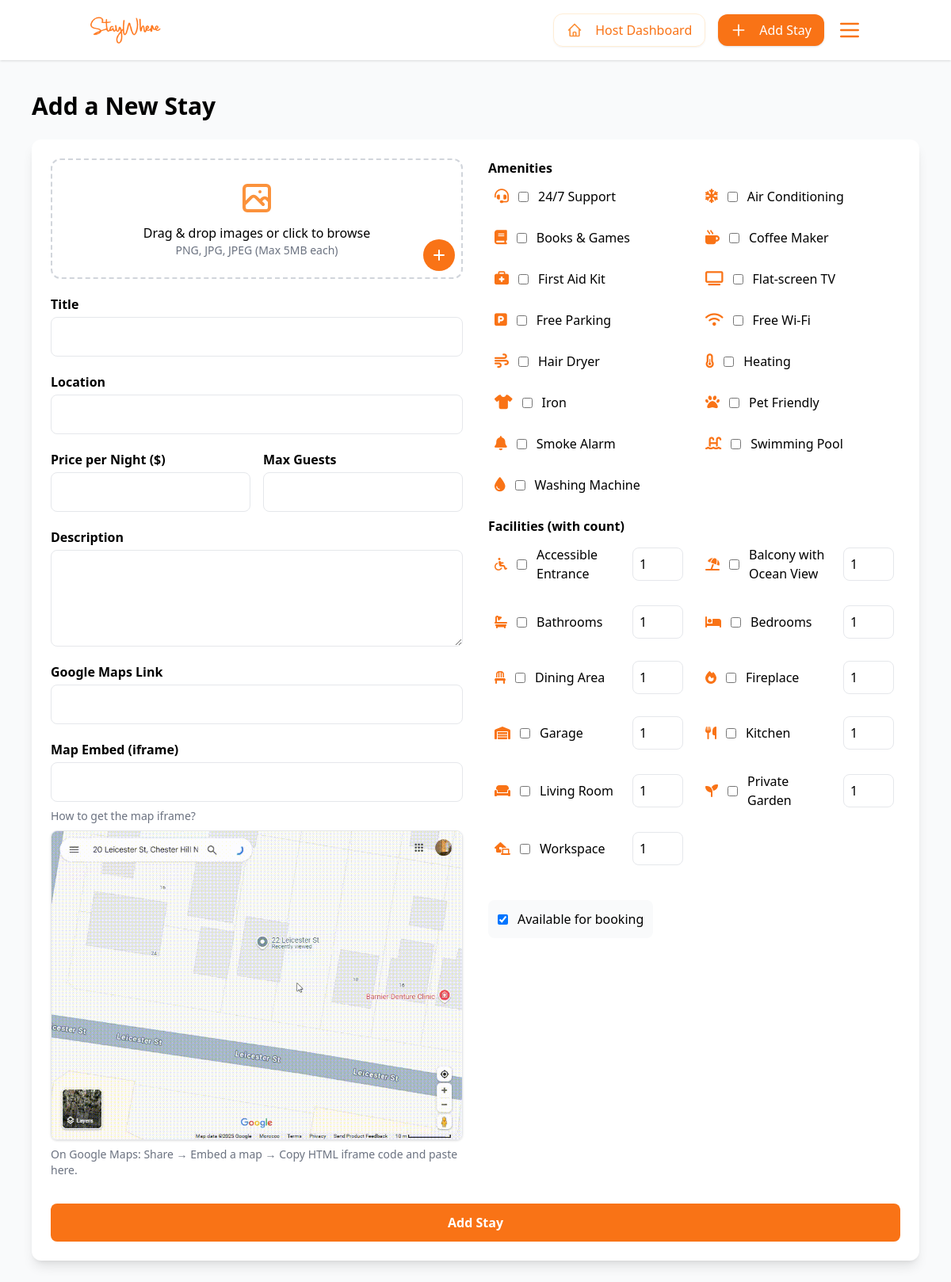
The page /add-stay.php (signed in) on the database its author committed.
### tables this page shows
CREATE TABLE `amenities` (
  `id` bigint(20) UNSIGNED NOT NULL,
  `name` varchar(255) NOT NULL,
  `icon_url` varchar(255) DEFAULT NULL,
  `created_at` timestamp NULL DEFAULT NULL,
  `updated_at` timestamp NULL DEFAULT NULL
);

CREATE TABLE `facilities` (
  `id` bigint(20) UNSIGNED NOT NULL,
  `name` varchar(255) NOT NULL,
  `icon_url` varchar(255) DEFAULT NULL,
  `created_at` timestamp NULL DEFAULT NULL,
  `updated_at` timestamp NULL DEFAULT NULL
);

### add-stay.php (the view, shortened to what this page needs)
<?php
include_once 'headers/header.php';
$amenities = $pdo->query("SELECT id, name, icon_url FROM amenities ORDER BY name ASC")->fetchAll(PDO::FETCH_ASSOC);
$facilities = $pdo->query("SELECT id, name, icon_url FROM facilities ORDER BY name ASC")->fetchAll(PDO::FETCH_ASSOC);
?>
<!DOCTYPE html>
<html lang="en">
<head>
    <link rel="stylesheet" href="https://cdnjs.cloudflare.com/ajax/libs/font-awesome/6.5.0/css/all.min.css" />
    <script src="https://cdn.tailwindcss.com"></script>
</head>
<body class="bg-gray-50 min-h-screen">
    <div class="container mx-auto px-4 py-10 max-w-6xl">
        <h1 class="text-3xl font-bold mb-6">Add a New Stay</h1>
        <form method="POST" enctype="multipart/form-data" class="bg-white p-6 rounded-xl shadow-lg">
            <div class="grid grid-cols-1 md:grid-cols-2 gap-8">
                <div class="space-y-5">
                    <div class="border-2 border-dashed border-gray-300 rounded-xl p-6 text-center hover:border-orange-400 transition-colors relative">
                        <label class="cursor-pointer block">
                            <div class="flex flex-col items-center justify-center">
                                <p class="mt-2 font-medium">Drag & drop images or click to browse</p>
                                <p class="text-sm text-gray-500">PNG, JPG, JPEG (Max 5MB each)</p>
                            </div>
                        </label>
                        <button type="button" class="absolute bottom-2 right-2 bg-orange-500 text-white rounded-full w-10 h-10 flex items-center justify-center hover:bg-orange-600 transition" id="add-more-images">
                            <svg xmlns="http://www.w3.org/2000/svg" class="h-6 w-6" fill="none" viewBox="0 0 24 24" stroke="currentColor">
                                <path stroke-linecap="round" stroke-linejoin="round" stroke-width="2" d="M12 6v6m0 0v6m0-6h6m-6 0H6" />
                            </svg>
                        </button>
                    </div>
                    <div>
                        <label class="block font-semibold mb-1">Title</label>
                        <input type="text" name="title" class="w-full border rounded-lg p-3 focus:ring-2 focus:ring-orange-200 focus:border-orange-400 transition" required>
                    </div>
                    <div>
                        <label class="block font-semibold mb-1">Location</label>
                        <input type="text" name="location" class="w-full border rounded-lg p-3 focus:ring-2 focus:ring-orange-200 focus:border-orange-400 transition" required>
                    </div>
                    <div class="flex gap-4">
                        <div class="flex-1">
                            <label class="block font-semibold mb-1">Price per Night ($)</label>
                            <input type="number" name="price_per_night" min="1" step="0.01" class="w-full border rounded-lg p-3 focus:ring-2 focus:ring-orange-200 focus:border-orange-400 transition" required>
                        </div>
                        <div class="flex-1">
                            <label class="block font-semibold mb-1">Max Guests</label>
                            <input type="number" name="max_guests" min="1" class="w-full border rounded-lg p-3 focus:ring-2 focus:ring-orange-200 focus:border-orange-400 transition" required>
                        </div>
                    </div>
                    <div>
                        <label class="block font-semibold mb-1">Description</label>
                        <textarea name="description" class="w-full border rounded-lg p-3 focus:ring-2 focus:ring-orange-200 focus:border-orange-400 transition" rows="4" required></textarea>
                    </div>
                    <div>
                        <label class="block font-semibold mb-1">Google Maps Link</label>
                        <input type="text" name="map_url" class="w-full border rounded-lg p-3 focus:ring-2 focus:ring-orange-200 focus:border-orange-400 transition" required>
                    </div>
                    <div>
                        <label class="block font-semibold mb-1">Map Embed (iframe)</label>
                        <input type="text" name="iframe_embed" class="w-full border rounded-lg p-3 focus:ring-2 focus:ring-orange-200 focus:border-orange-400 transition" required>
                        <div class="text-sm text-gray-500 mt-2">
                            <p>How to get the map iframe?</p>
                            <div class="mt-2">
                                <img src="images/tutorials/copy-iframe.gif" alt="Copy iframe tutorial" class="w-full border rounded-lg shadow">
                            </div>
                            <p class="mt-2">On Google Maps: Share → Embed a map → Copy HTML iframe code and paste here.</p>
                        </div>
                    </div>
                </div>
                <div class="space-y-5">
                    <div>
                        <label class="block font-semibold mb-1">Amenities</label>
                        <div class="grid grid-cols-2 gap-3">
                            <?php foreach ($amenities as $amenity): ?>
                                <label class="flex items-center gap-3 p-2 hover:bg-orange-50 rounded-lg transition">
                                    <i class="<?= htmlspecialchars($amenity['icon_url']) ?> text-orange-500 text-lg"></i>
                                    <input type="checkbox" name="amenities[]" value="<?= $amenity['id'] ?>" class="rounded text-orange-500 focus:ring-orange-400">
                                    <span><?= htmlspecialchars($amenity['name']) ?></span>
                                </label>
                            <?php endforeach; ?>
                        </div>
                    </div>
                    <div>
                        <label class="block font-semibold mb-1">Facilities (with count)</label>
                        <div class="grid grid-cols-2 gap-3">
                            <?php foreach ($facilities as $facility): ?>
                                <div class="flex items-center gap-3 p-2 hover:bg-orange-50 rounded-lg transition">
                                    <i class="<?= htmlspecialchars($facility['icon_url']) ?> text-gray-500"></i>
                                    <input type="checkbox" name="facilities[]" value="<?= $facility['id'] ?>" id="facility-<?= $facility['id'] ?>" class="rounded text-orange-500 focus:ring-orange-400">
                                    <label for="facility-<?= $facility['id'] ?>" class="flex-1"><?= htmlspecialchars($facility['name']) ?></label>
                                    <input type="number" name="facility_count[<?= $facility['id'] ?>]" min="1" value="1" class="w-16 border rounded-lg p-2 focus:ring-2 focus:ring-orange-200 focus:border-orange-400 transition">
                                </div>
                            <?php endforeach; ?>
                        </div>
                    </div>
                    <div class="pt-4">
                        <label class="inline-flex items-center gap-3 p-3 bg-gray-50 rounded-lg">
                            <input type="checkbox" name="available" value="1" checked class="rounded text-orange-500 focus:ring-orange-400">
                            <span class="font-medium">Available for booking</span>
                        </label>
                    </div>
                </div>
            </div>
            <div class="mt-8">
                <button type="submit" class="w-full bg-orange-500 text-white py-3 rounded-lg font-semibold hover:bg-orange-600 transition focus:outline-none focus:ring-2 focus:ring-orange-400 focus:ring-offset-2">
                    Add Stay
                </button>
            </div>
        </form>
    </div>
</body>
</html>

### rows shown on the page
amenities: name "24/7 Support"
amenities: name "Air Conditioning"
amenities: name "Books & Games"
amenities: name "Coffee Maker"
amenities: name "First Aid Kit"
amenities: name "Flat-screen TV"
amenities: name "Free Parking"
amenities: name "Free Wi-Fi"
amenities: name "Hair Dryer"
amenities: name "Heating"
amenities: name "Iron"
amenities: name "Pet Friendly"
amenities: name "Smoke Alarm"
amenities: name "Swimming Pool"
amenities: name "Washing Machine"
facilities: name "Accessible Entrance"
facilities: name "Balcony with Ocean View"
facilities: name "Bathrooms"
facilities: name "Bedrooms"
facilities: name "Dining Area"
facilities: name "Fireplace"
facilities: name "Garage"
facilities: name "Kitchen"
facilities: name "Living Room"
facilities: name "Private Garden"
facilities: name "Workspace"
